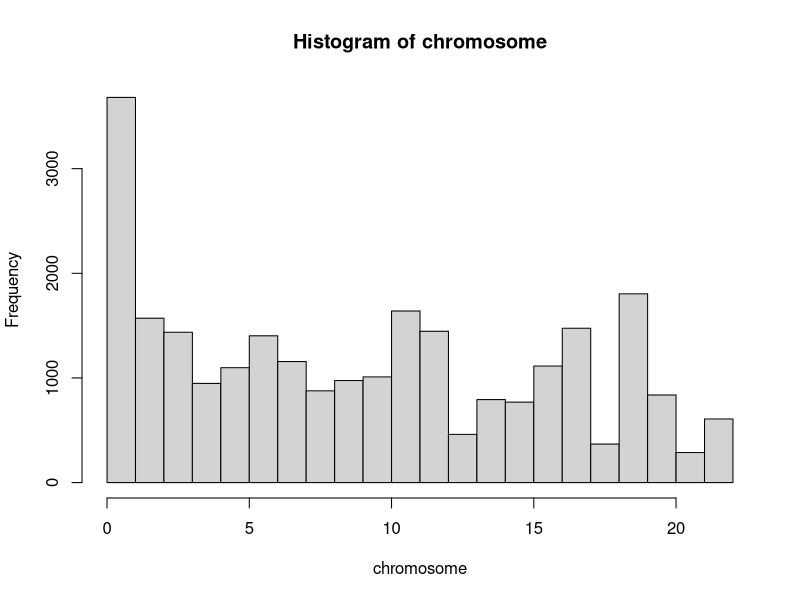

Source code (R):
# Sakshyam Dahal
# Bioinformatics Algorithm
# Date: Jan 28


# Read the data into a dataframe called data
data <- read.table("output.txt", header = T)

# Print histogram for chromosome
chromosome = as.numeric(data$Chromosome)

hist(chromosome, xlab="chromosome")